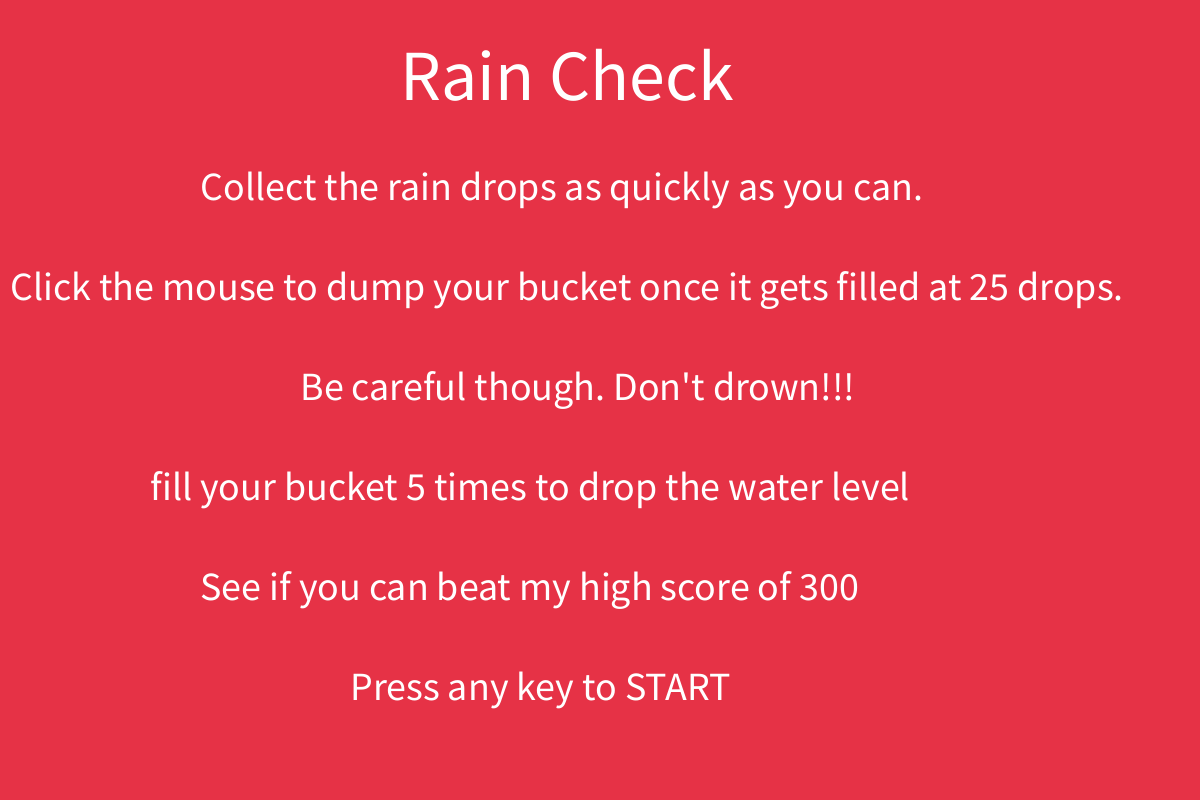
Frame 1 (no input)
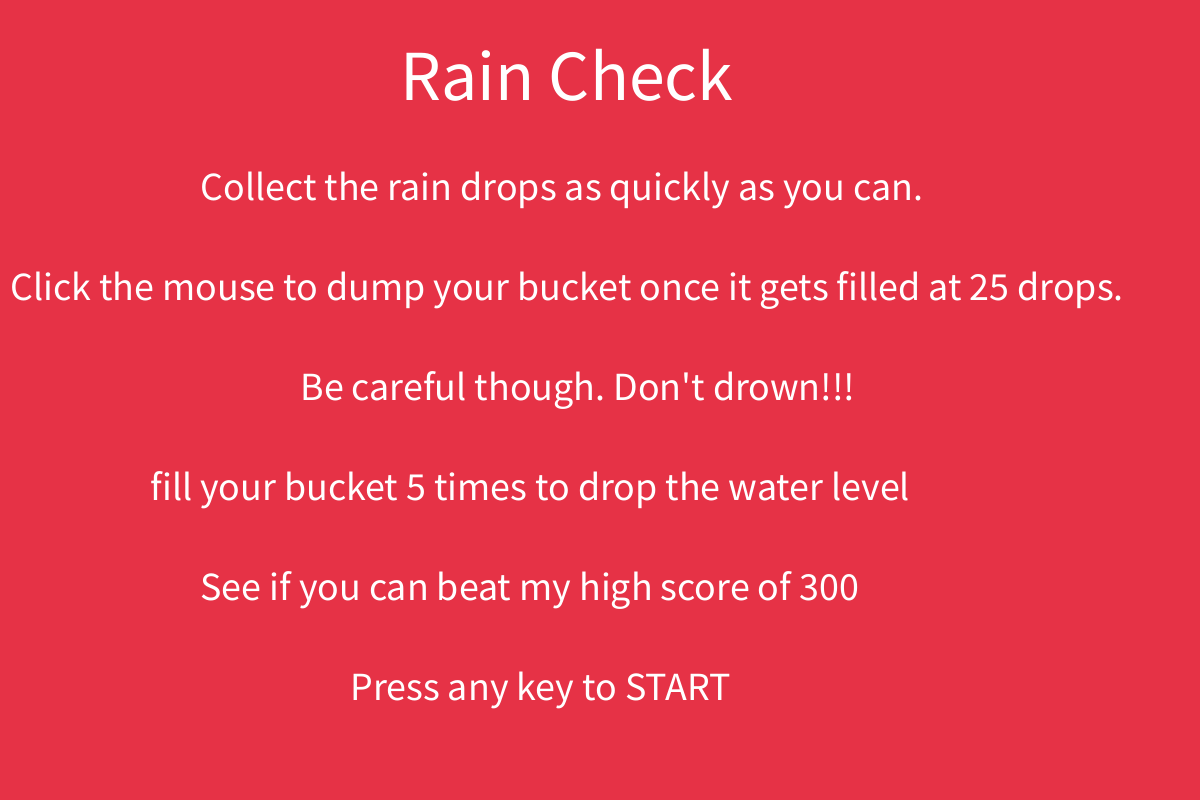
Frame 60 (the mouse pressed at the canvas centre just before this capture)
Frame 120 (the mouse held since frame 60 and released just before this capture): identical to frame 60, image omitted

The Processing sketch that drew these frames (run headless with seeded random() and noise(); from frame 60 on, the mouse is pressed at the canvas centre):

// Processing sketch: raindropGameCode
// ── raindropGameCode.pde
//declared all variables
int count;
int gamestate;
int missed;
int s;
int fb;
int score;
PVector mouse;   //declare a P
//created arraylist
ArrayList <Raindrop> r;
Bucket b; 





void setup() {
  //initialize variables
  size(1200, 800);
  gamestate = 1;
  s= 0;
  missed = 0;
  score = 0;
  fb=0;
  count = 5;
  mouse = new PVector();                //initialize mouse PVector. value is irrelevant since it will be set at the start of void draw(){}
  b = new Bucket();
  r = new ArrayList <Raindrop>();      //initialize the ArrayList
  for (int i=0; i<count; i++) {
    r.add(new Raindrop (random(width), 0));
  }
}

void draw() {
  //gamestat 2 is the actual game where the raindrops fall
  if (gamestate==2) {
    background(0, 200, 255);
    textSize (20);
    //counters at the top of the screen 
    text ("Current drops in bucket:", 50, 50); 
    text (s, 100, 75);
    text ("Number of buckets", 1000, 50);
    text (fb, 1050, 75);
    text ("Score", 500, 50);
    text (score, 550, 75);
    rect (width/2, height +400 - (missed * 5), width, height);
    mouse.set(mouseX, mouseY);
    b.show();      //make bucket show
    b.update();    //keep updating the bucket so it continues to show
    for (int i=0; i<count; i++) {
      r.get(i).fall();         //make the raindrop fall. It should accelerate as if pulled towards the ground by earth's gravity
      r.get(i).display();      //display the raindrop
      if (r.get(i).isInContactWith(b)) {      //check to see if the raindrop is in contact with the point represented by the PVector called mouse

        if (s < 25) {
          r.get(i).reset();                         //if it is, reset the raindrop
          s++;
        }
      }
      if (r.get(i).loc.y > (height) - (missed * 5) + r.get(i).diam/2) {     //check to see if the raindrop goes below the bottom of the screen
        r.get(i).reset();            //if it does, reset the raindrop
        if (missed < 300) {          //if less then 500 are missed keep droping water 
          missed ++;
        }
        if (missed ==300) {         // if more then 500 are droped then go to the game over screen
          gamestate = 3;
        }
      }
    }
    //mousePressded to get rid of the 25 drops in the bucket
    if (mousePressed && s==25) { 
      s=0;
      fb++;
    }
    // after 5 buckets are droped score increases by 100
    if (fb==5) {
      missed -= 20;
      fb=0;
      score += 100;
    }
    //if score is 300 then you go to the win screen
    if (score==300) {
      gamestate=4;
    }
  }
  //gamestate one is the opening screen
  //explains the game
  else if (gamestate == 1) {
    background (230, 50, 70);
    textSize (72);
    text ("Rain Check", width/3, 100);
    textSize (40);
    text ("Collect the rain drops as quickly as you can.", 200, 200);
    text ("Click the mouse to dump your bucket once it gets filled at 25 drops.", 10, 300);
    text ("Be careful though. Don't drown!!!", 300, 400);
    text ("fill your bucket 5 times to drop the water level", 150, 500);
    text ("See if you can beat my high score of 300", 200, 600);
    text ("Press any key to START", 350, 700);
    if (keyPressed) {
      gamestate = 2;
    }
  }
  //this screen happens if the person drowns
  else if (gamestate == 3) {
    background (255, 0, 0);
    textSize (72);
    fill(255);
    text ("GAME OVER", 400, 300);
    fill(random(255), random (255), random(255));
    text("YOU DROWNED!!!", 300, 400);
    fill(255);
    text("Final Score", 400, 600);
    text(score, 500, 700);
    text ("Press any key to play again", 200, 500);
    if (keyPressed) {
      setup();
    }
    }
    //this screen happpens if the person beats the high score of 500
    else if (gamestate ==4) {
      background (0, 255, 0);
      fill (255);
      textSize (72);
      text ("YOU WIN!!!!", 400, 300);
      text ("Press any key to play again", 200, 500);
      if (keyPressed) {
        setup ();
      }
    }
  }
// ── Bucket.pde
class Bucket {
  PVector loc;
  float diam;


  Bucket () {
    loc = new PVector (mouseX, mouseY);
    diam = 200;
  }
  
  void show (){
    fill (255, 0, 0);
    ellipse (loc.x, loc.y, diam, diam); 
  }
  
  void update (){
    loc.set(mouseX,mouseY);
    
  }

 
  
  
  
  
  
  
  
  
}
// ── Flower.pde
class Flower {
  PVector loc;
  float diam;


  Flower () {
    loc = new PVector (mouseX, mouseY);
    diam = 200;
  }
  
  void show (){
    fill (255, 0, 0);
    ellipse (loc.x, loc.y, diam, diam); 
  }
  
  void update (){
    loc.set(mouseX,mouseY);
    
  }

 
  
  
  
  
  
  
  
  
}
// ── Plants.pde
class Plants {
  float x, y, diam;
  
}
    
// ── raindrops.pde
class Raindrop {
  PVector loc, vel;
  float diam;


  Raindrop (float x, float y) {
    loc = new PVector (x, y);
    vel = new PVector (random (1, 10), random (1, 10));
    diam = random (10, 100);
  }
  void fall () {
    loc.y += vel.y;
  }
  void display () {
    fill (0, 0, 255);
    ellipse (loc.x, loc.y, diam, diam);
  }
  boolean isInContactWith (Bucket b) {
    if (loc.dist(b.loc)< diam/2  + b.diam/2 ){
    return true;
    }
    else {
      return false;
    }
  }
  void reset () {
    loc.y = 0;
    loc.x= random(width);
   }
}
